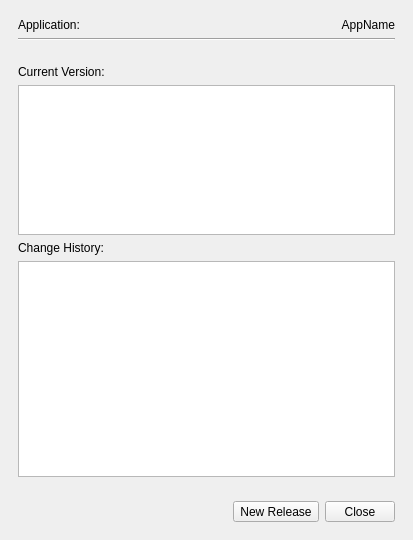
<?xml version="1.0" encoding="UTF-8"?>
<ui version="4.0">
 <class>MainWindow</class>
 <widget class="QMainWindow" name="MainWindow">
  <property name="geometry">
   <rect>
    <x>0</x>
    <y>0</y>
    <width>413</width>
    <height>540</height>
   </rect>
  </property>
  <property name="windowTitle">
   <string>Application Release Log</string>
  </property>
  <widget class="QWidget" name="centralwidget">
   <layout class="QGridLayout" name="gridLayout_2">
    <item row="0" column="0" colspan="2">
     <widget class="QWidget" name="widget" native="true">
      <layout class="QGridLayout" name="gridLayout">
       <item row="0" column="0">
        <widget class="QLabel" name="label">
         <property name="text">
          <string>Application: </string>
         </property>
        </widget>
       </item>
       <item row="0" column="1">
        <widget class="QLabel" name="lblAppName">
         <property name="text">
          <string>AppName</string>
         </property>
         <property name="alignment">
          <set>Qt::AlignRight|Qt::AlignTrailing|Qt::AlignVCenter</set>
         </property>
        </widget>
       </item>
       <item row="1" column="0" colspan="2">
        <widget class="Line" name="line">
         <property name="orientation">
          <enum>Qt::Horizontal</enum>
         </property>
        </widget>
       </item>
      </layout>
     </widget>
    </item>
    <item row="1" column="0" colspan="2">
     <widget class="QWidget" name="widget_2" native="true">
      <layout class="QGridLayout" name="gridLayout_3">
       <item row="3" column="0">
        <widget class="QTextEdit" name="txtLog">
         <property name="readOnly">
          <bool>true</bool>
         </property>
        </widget>
       </item>
       <item row="1" column="0">
        <widget class="QTextEdit" name="txtCurrent">
         <property name="maximumSize">
          <size>
           <width>16777215</width>
           <height>150</height>
          </size>
         </property>
         <property name="readOnly">
          <bool>true</bool>
         </property>
        </widget>
       </item>
       <item row="0" column="0">
        <widget class="QLabel" name="label_3">
         <property name="text">
          <string>Current Version:</string>
         </property>
        </widget>
       </item>
       <item row="2" column="0">
        <widget class="QLabel" name="label_4">
         <property name="text">
          <string>Change History:</string>
         </property>
        </widget>
       </item>
      </layout>
     </widget>
    </item>
    <item row="2" column="0" colspan="2">
     <widget class="QWidget" name="widget_3" native="true">
      <layout class="QGridLayout" name="gridLayout_4">
       <item row="0" column="1">
        <widget class="QToolButton" name="btnRelease">
         <property name="minimumSize">
          <size>
           <width>70</width>
           <height>0</height>
          </size>
         </property>
         <property name="maximumSize">
          <size>
           <width>150</width>
           <height>16777215</height>
          </size>
         </property>
         <property name="text">
          <string>New Release</string>
         </property>
        </widget>
       </item>
       <item row="0" column="2">
        <widget class="QToolButton" name="btnClose">
         <property name="minimumSize">
          <size>
           <width>70</width>
           <height>0</height>
          </size>
         </property>
         <property name="maximumSize">
          <size>
           <width>150</width>
           <height>16777215</height>
          </size>
         </property>
         <property name="text">
          <string>Close</string>
         </property>
        </widget>
       </item>
       <item row="0" column="0">
        <spacer name="horizontalSpacer">
         <property name="orientation">
          <enum>Qt::Horizontal</enum>
         </property>
         <property name="sizeHint" stdset="0">
          <size>
           <width>40</width>
           <height>20</height>
          </size>
         </property>
        </spacer>
       </item>
      </layout>
     </widget>
    </item>
   </layout>
  </widget>
 </widget>
 <resources/>
 <connections/>
</ui>
